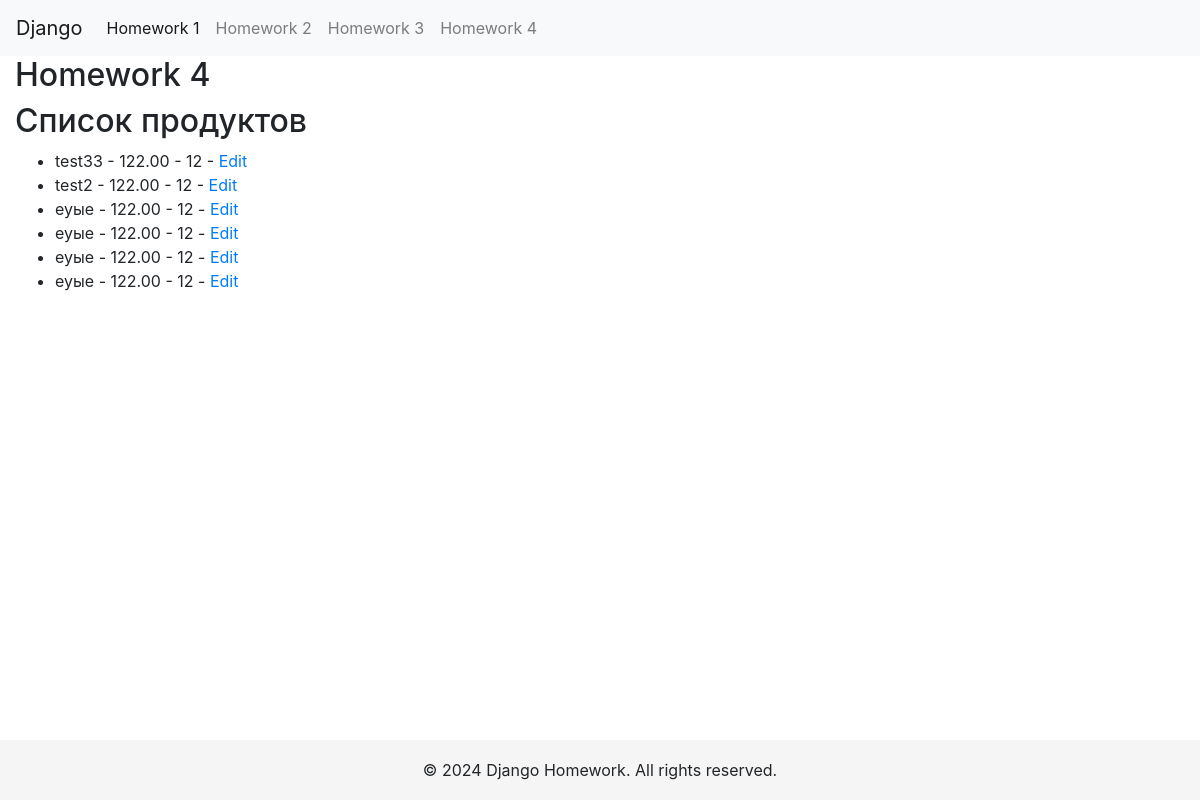
Page /hw4/products/ on the earlier database version.
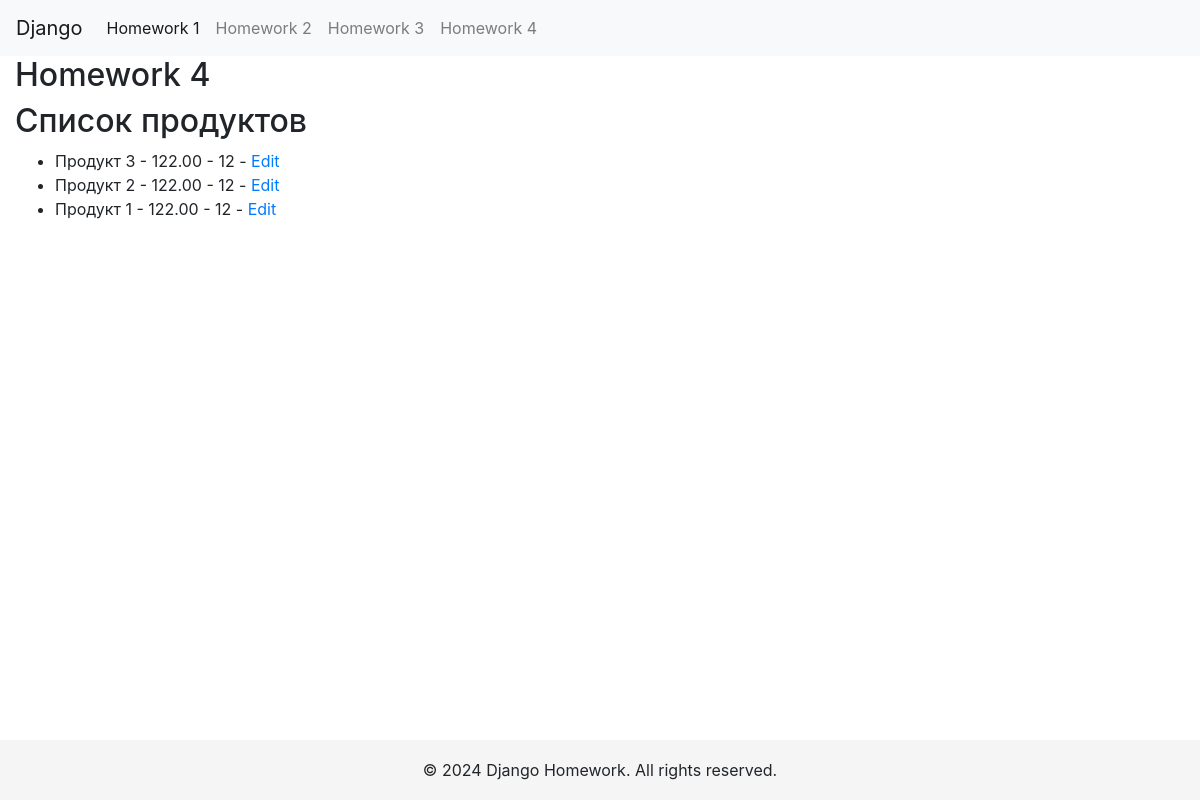
Same page on the later database version.
### hw4_app/models.py (models this page shows, shortened)
class Product(models.Model):
    name = models.CharField(max_length=255, verbose_name="Название")
    description = models.TextField(verbose_name="Описание")
    price = models.DecimalField(max_digits=10, decimal_places=2, verbose_name="Цена")
    quantity = models.IntegerField(verbose_name="Количество")
    date_added = models.DateTimeField(default=timezone.now, verbose_name="Дата добавления")
    image = models.ImageField(upload_to='products/', verbose_name="Изображение", null=True, blank=True)

### hw4_app/views.py (the view)
# urls.py: path('products/', product_list, name='product_list'),
def product_list(request):
    products = Product.objects.all()
    return render(request, 'hw4_app/product_list.html', {'products': products})

### hw4_app/templates/hw4_app/product_list.html (shortened to what this page needs)
{% extends 'base.html' %}
{% block content %}
<h2>Homework 4</h2>
<h2>Список продуктов</h2>
<ul>
    {% for product in products %}
    <li>{{ product.name }} - {{ product.price }} - {{ product.quantity }} - <a href="{% url 'edit_product' product.id %}">Edit</a></li>
    {% endfor %}
</ul>
{% endblock %}

### templates/base.html (shortened to what this page needs)
<!DOCTYPE html>
<html lang="en">
<head>
    <link rel="stylesheet" href="https://stackpath.bootstrapcdn.com/bootstrap/4.5.2/css/bootstrap.min.css">
</head>
<body>
    <div class="container-fluid">
        <div class="row">
            <nav class="navbar navbar-expand-lg navbar-light bg-light w-100">
                {% block nav %}
                <a class="navbar-brand" href="/">Django</a>
                <div class="collapse navbar-collapse" id="navbarNav">
                    <ul class="navbar-nav">
                        <li class="nav-item active">
                            <a class="nav-link" href="/hw1/">Homework 1</a>
                        </li>
                        <li class="nav-item">
                            <a class="nav-link" href="/hw2/">Homework 2</a>
                        </li>
                        <li class="nav-item">
                            <a class="nav-link" href="/hw3/">Homework 3</a>
                        </li>
                        <li class="nav-item">
                            <a class="nav-link" href="/hw4/">Homework 4</a>
                        </li>
                    </ul>
                </div>
                {% endblock %}
            </nav>
        </div>
        <div class="row content">
            <div class="col-12">
                {% block content %}{% endblock %}
            </div>
        </div>
    </div>
    <footer class="footer">
        {% block footer %}
        <div>© 2024 Django Homework. All rights reserved.</div>
        {% endblock %}
    </footer>
</body>
</html>

### templates/base.html (style rules this page uses)
body, html { height: 100%; margin: 0; }
.footer { position: fixed; bottom: 0; width: 100%; background-color: #f5f5f5; line-height: 60px; height: 60px; text-align: center; }
.content { padding-bottom: 80px; }

Differences in the rows shown:
removed Product: name "test33", price "122.00", quantity "12"
removed Product: name "test2", price "122.00", quantity "12"
removed Product: name "еуые", price "122.00", quantity "12"
changed Product: name "еуые" → "Продукт 3"
changed Product: name "еуые" → "Продукт 2"
changed Product: name "еуые" → "Продукт 1"
